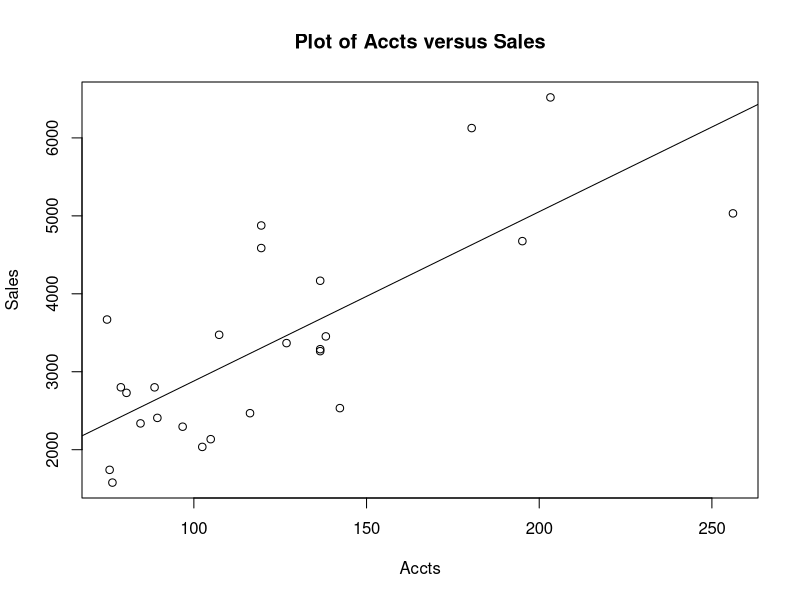
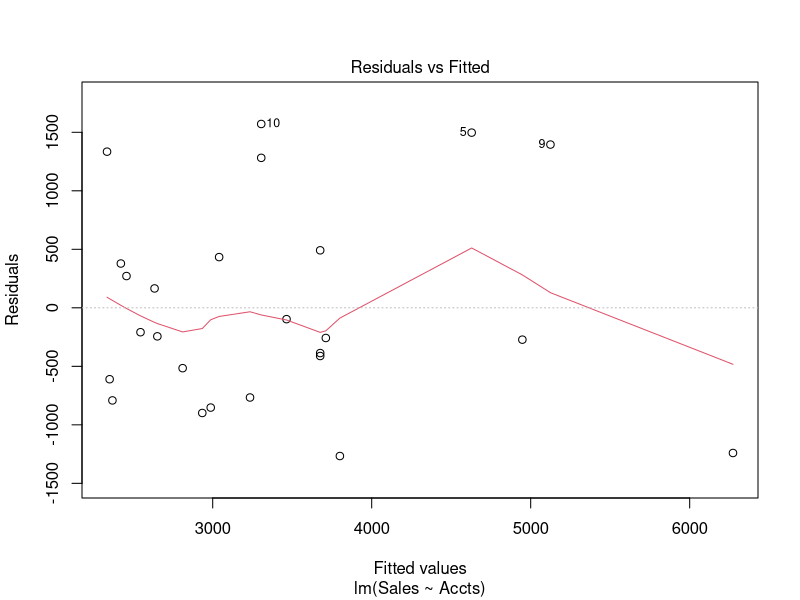
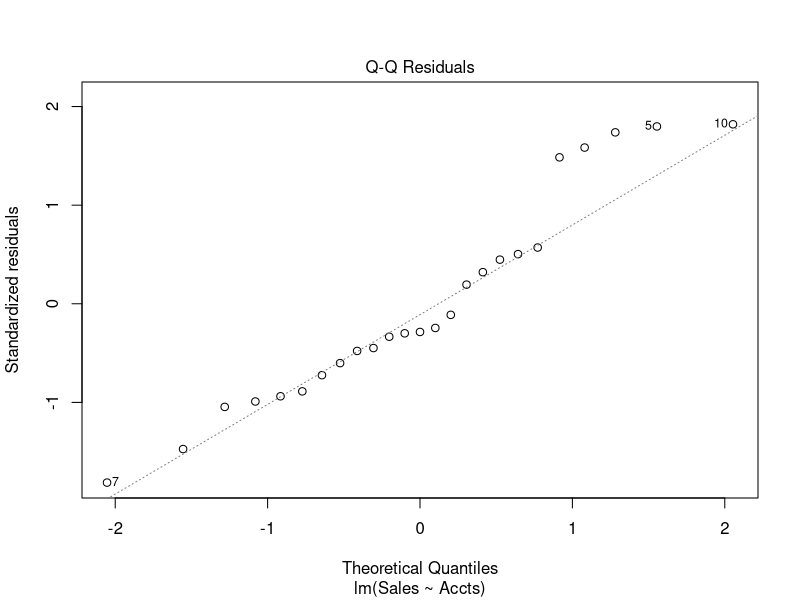
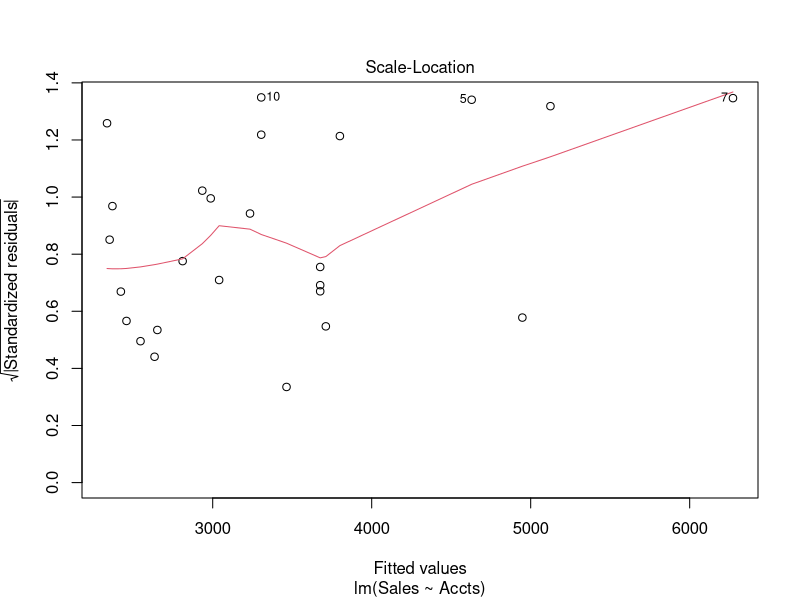
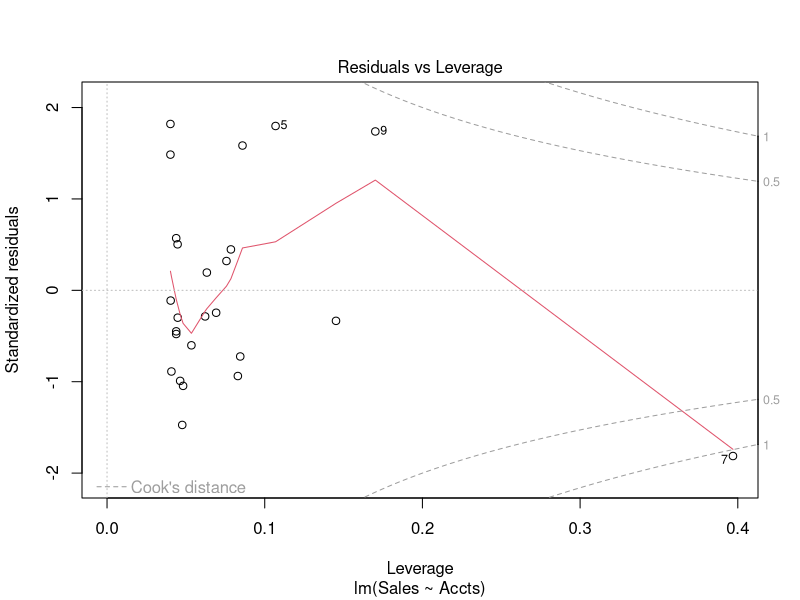

Source code (R) for these figures, in order:
# This program is to demonstrate R commands for multiple linear regression
# read in a data file
# reference http://www.statmethods.net/stats/regression.html
# install.packages(c("car", "gvlma", "MASS", "leaps"))       #
#------------------------------------------------------------#
install.packages(c("car", "gvlma", "MASS", "leaps"))

# import the file
setwd("/Users/mshanker/Downloads/RCode/Linear-and-Non-linear-Models")
list.files(".")
SalesPerf <- read.csv("salesperfdata.csv")
summary(SalesPerf)
SalesPerf <- SalesPerf[,-9] # remove the last column as it contains NAs.
attach(SalesPerf) # attach the dataset so we can use column names

#perform preliminary analysis
cor(SalesPerf) # find the correlation between variables
fit <- lm(Sales~Accts,SalesPerf) # fit a simple linear regression model
summary(fit) # summary of the fit
plot(Accts,Sales, 
     main = "Plot of Accts versus Sales",
     xlab = "Accts",
     ylab = "Sales"
     )
abline(fit) # plot the regression line on the current plot; make sure your x and y are conistent
plot(fit) # regression plots
abline(fit) # supposed to plot the regression line on the current plot
fit$coefficients # print out the coefficients, alternatively
coef(fit)
confint(fit,level=0.90) # print out a 90% CI for the fit
fitted(fit) # prints out fitted values
resid(fit) # prints out residual values
anova(fit)
vcov(fit) # covariance matrix for model parameters 
influence(fit) # regression diagnostics

